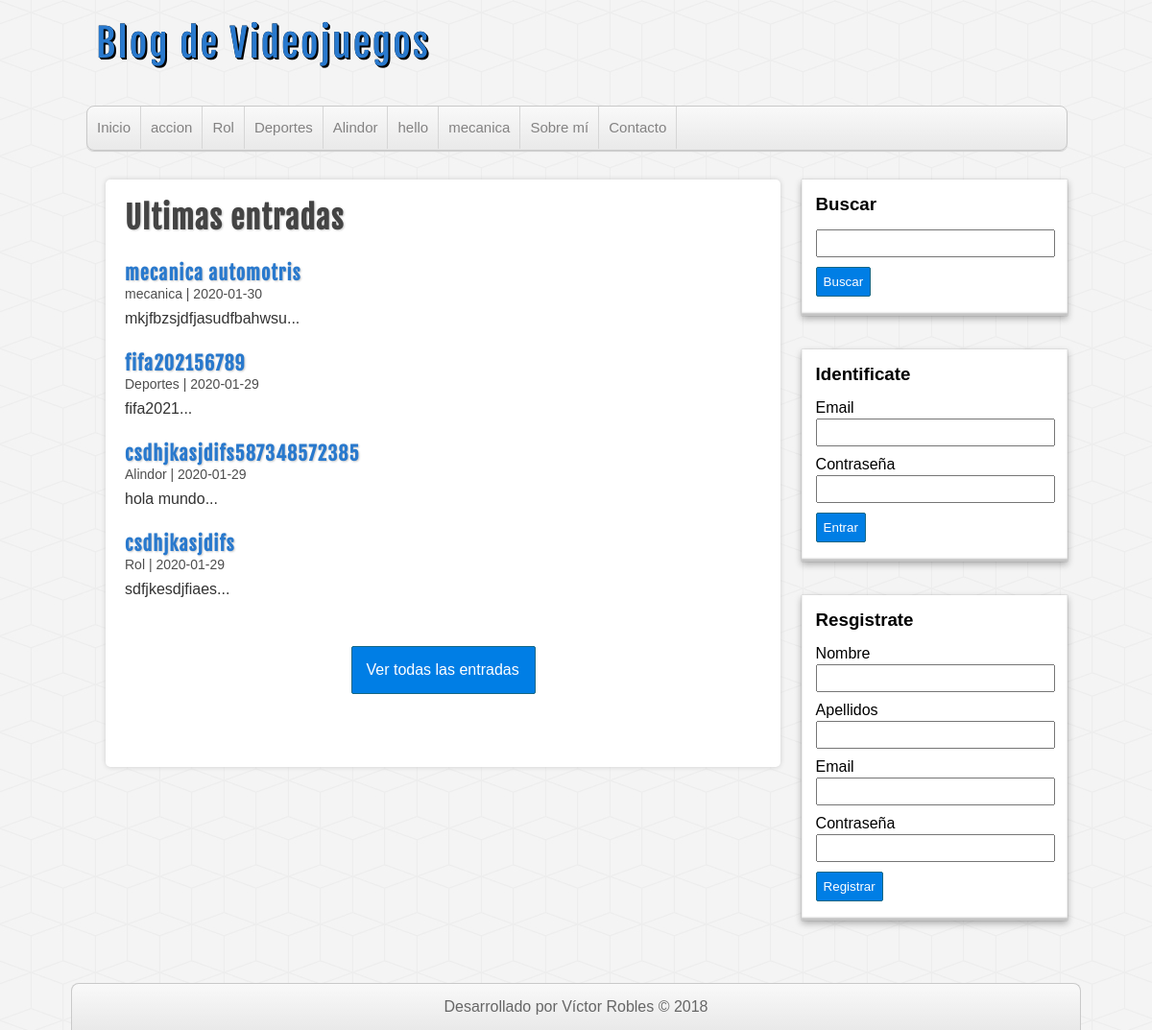
The page / on the database its author committed.
### tables this page shows
CREATE TABLE IF NOT EXISTS `categorias` (
  `id` int(255) NOT NULL AUTO_INCREMENT,
  `nombre` varchar(100) DEFAULT NULL,
  PRIMARY KEY (`id`)
);

CREATE TABLE IF NOT EXISTS `entradas` (
  `id` int(255) NOT NULL AUTO_INCREMENT,
  `usuario_id` int(255) NOT NULL,
  `categoria_id` int(255) NOT NULL,
  `titulo` varchar(255) NOT NULL,
  `descripcion` mediumtext,
  `fecha` date NOT NULL,
  PRIMARY KEY (`id`),
  KEY `fk_entrada_usuarios` (`usuario_id`),
  KEY `fc_entradas_categorias` (`categoria_id`)
);

### includes/helpers.php (called while the page is built, shortened)
<?php
function conseguirCategorias($conexion){
	$sql = "SELECT * FROM categorias ORDER BY id ASC;";
	$categorias = mysqli_query($conexion, $sql);
	$resultado = array();
	if($categorias && mysqli_num_rows($categorias) >= 1){
		$resultado = $categorias;
	}
	return $resultado;
}
function conseguirEntradas($conexion, $limit = null, $categoria = null, $busqueda = null){
	$sql="SELECT e.*, c.nombre AS 'categoria' FROM entradas e ".
		 "INNER JOIN categorias c ON e.categoria_id = c.id ";
	$sql .= "ORDER BY e.id DESC ";
	if($limit){
		$sql .= "LIMIT 4";
	}
	$entradas = mysqli_query($conexion, $sql);
	return $entradas;
}

### index.php (the view)
<?php require_once 'includes/cabecera.php'; ?>
<?php require_once 'includes/lateral.php'; ?>
<div id="principal">
	<h1>Ultimas entradas</h1>
	<?php
		$entradas = conseguirEntradas($db, true);
		if(!empty($entradas)):
			while($entrada = mysqli_fetch_assoc($entradas)):
	?>
				<article class="entrada">
					<a href="entrada.php?id=<?=$entrada['id']?>">
						<h2><?=$entrada['titulo']?></h2>
						<span class="fecha"><?=$entrada['categoria'].' | '.$entrada['fecha']?></span>
						<p>
							<?=substr($entrada['descripcion'], 0, 180)."..."?>
						</p>
					</a>
				</article>
	<?php
			endwhile;
		endif;
	?>
	<div id="ver-todas">
		<a href="entradas.php">Ver todas las entradas</a>
	</div>
</div>
<?php require_once 'includes/pie.php'; ?>

### includes/cabecera.php (shortened to what this page needs)
<?php require_once 'conexion.php'; ?>
<?php require_once 'includes/helpers.php'; ?>
<!DOCTYPE HTML>
<html lang="es">
	<head>
		<link rel="stylesheet" type="text/css" href="./assets/css/style.css" />
	</head>
	<body>
		<header id="cabecera">
			<div id="logo">
				<a href="index.php">
					Blog de Videojuegos
				</a>
			</div>
			<nav id="menu">
				<ul>
					<li>
						<a href="index.php">Inicio</a>
					</li>
					<?php
						$categorias = conseguirCategorias($db);
						if(!empty($categorias)):
							while($categoria = mysqli_fetch_assoc($categorias)):
					?>
								<li>
									<a href="categoria.php?id=<?=$categoria['id']?>"><?=$categoria['nombre']?></a>
								</li>
					<?php
							endwhile;
						endif;
					?>
					<li>
						<a href="index.php">Sobre mí</a>
					</li>
					<li>
						<a href="index.php">Contacto</a>
					</li>
				</ul>
			</nav>
		</header>
		<div id="contenedor">

### assets/css/style.css (style rules this page uses)
* { margin: 0px; padding: 0px; font-family: sans-serif, Helvetica, Arial; text-decoration: none; }
body { background: url(../img/cubes.png) #F4F4F4; }
.fecha { color: #4e4e4e; margin-top:5px; font-size: 14px; }
#cabecera { width: 85%; height: auto; background: transparent; margin: 0px auto; }
#logo { float:left; width: 540px; height: 110px; }
#logo a { font-family: "fajala", Helvetica; font-size: 40px; letter-spacing: 2px; color: #2979CD; text-shadow: 0px 0px 0px black, 1px 1px 0px black, 2px 2px 0px black; transition: all 500ms; line-height: 90px; margin-left: 10px; }
#menu { clear: both; width: 100%; height: 45px; background: linear-gradient(to bottom, #f9f9f9 0px, #e9e9e9 100%); border: 1px solid #C9C9C9; border-radius: 8px; box-shadow: 0px 1px 1px #ccc; overflow: hidden; }
#menu ul { list-style: none; }
#menu ul li { float: left; line-height: 44px; border-right: 1px solid #D6D6D6; }
#menu ul li a { display: block; padding-left: 10px; padding-right: 10px; font-size: 15px; color: #838282; }
#contenedor { width: 85%; height: auto; margin: 0px auto; margin-top: 30px; margin-bottom: 30px; }
#principal { float: left; width: 65%; min-height: 572px; background:white; border-radius: 5px; box-shadow: 0px 0px 5px #ccc; margin-left: 20px; padding: 20px; overflow: hidden; }
#principal a { color: #333; }
#principal h1 { font-size: 32px; color: #444; letter-spacing: 1px; text-shadow: 1px 1px 2px #ccc; font-family: "fajala"; }
#principal h2 { font-size: 20px; color: #2979CD; text-shadow: 1px 1px 2px #ccc; letter-spacing: 1px; font-family: "fajala"; margin-top: 25px; }
#principal p { margin-top: 8px; }
#ver-todas a { display: block; border-radius: 2px; padding: 15px; color:white; background: #007ee5; border: 1px solid #156785; cursor:pointer; width: 160px; margin: 0px auto; margin-top:50px; }

### rows shown on the page
categorias: nombre "accion"
categorias: nombre "Rol"
categorias: nombre "Deportes"
categorias: nombre "Alindor"
categorias: nombre "hello"
categorias: nombre "mecanica"
entradas: titulo "mecanica automotris", categoria.nombre "mecanica", fecha "2020-01-30", descripcion "mkjfbzsjdfjasudfbahwsu"
entradas: titulo "fifa202156789", categoria.nombre "Deportes", fecha "2020-01-29", descripcion "fifa2021"
entradas: titulo "csdhjkasjdifs587348572385", categoria.nombre "Alindor", fecha "2020-01-29", descripcion "hola mundo"
entradas: titulo "csdhjkasjdifs", categoria.nombre "Rol", fecha "2020-01-29", descripcion "sdfjkesdjfiaes"
